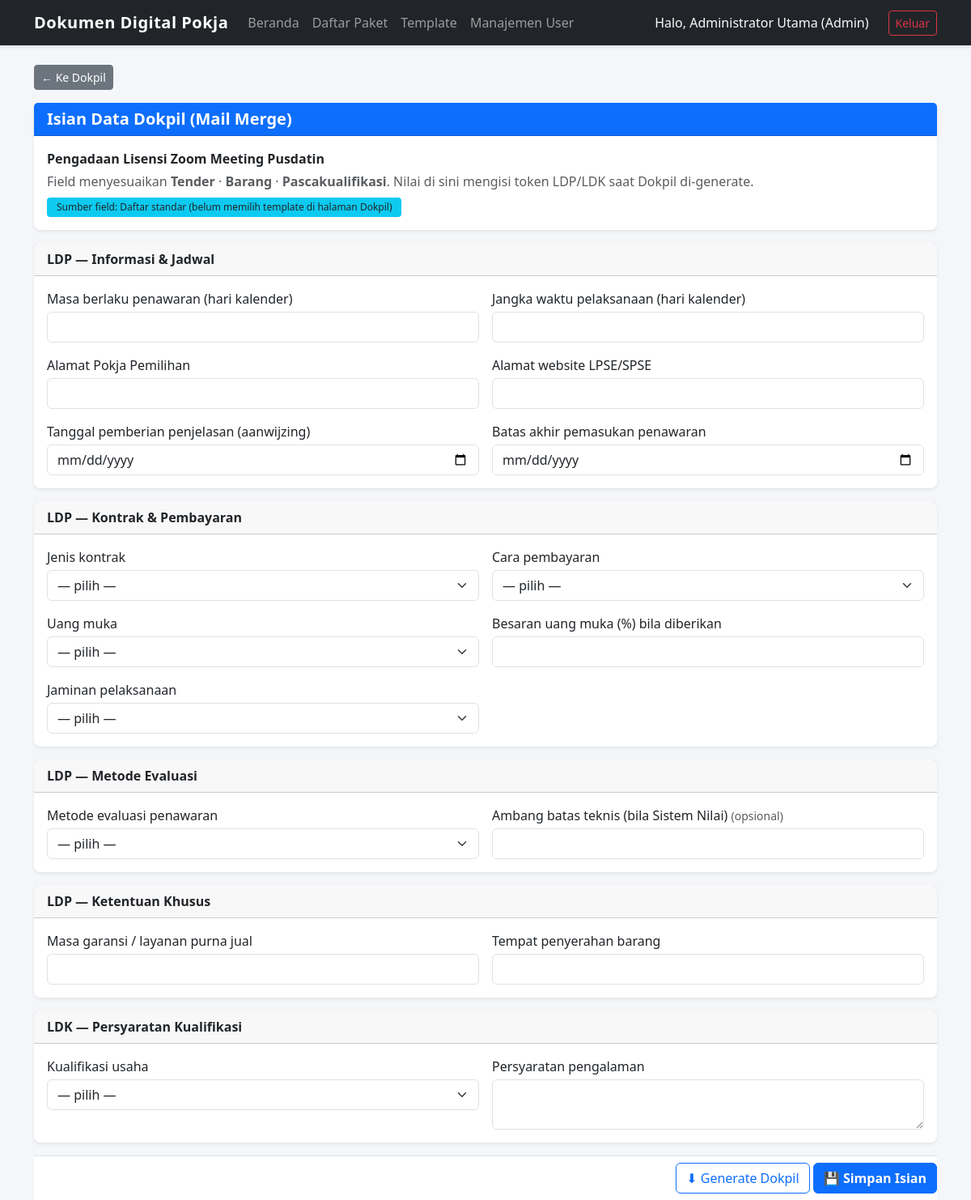
Page /reviu/1/isian (signed in) on the committed database.
### core/models.py (models this page shows, shortened)
class User(db.Model, UserMixin):
    __tablename__ = 'users'
    id = db.Column(db.Integer, primary_key=True)
    username = db.Column(db.String(50), unique=True, nullable=False)
    password_hash = db.Column(db.String(255), nullable=False)
    nama_lengkap = db.Column(db.String(100), nullable=False)
    peran = db.Column(db.String(255), default='Anggota Pokmil') # Bisa menyimpan "Admin, Pokmil"
    nama_pokmil = db.Column(db.String(50), nullable=True)
    is_ketua_pokmil = db.Column(db.Boolean, default=False)
    last_login = db.Column(db.DateTime, nullable=True)

class Paket(db.Model):
    __tablename__ = 'paket'
    id = db.Column(db.Integer, primary_key=True)
    nama_paket = db.Column(db.String(255), nullable=False)
    kode_paket = db.Column(db.String(50), unique=True, nullable=True)
    tahun_anggaran = db.Column(db.Integer, default=2026)
    unit_kerja = db.Column(db.String(255), nullable=False)
    nama_ppk = db.Column(db.String(100), nullable=False)
    nilai_hps = db.Column(db.Float, nullable=False)
    sumber_dana = db.Column(db.String(100), nullable=False)
    jenis_pengadaan = db.Column(db.String(50), nullable=False)
    metode_pemilihan = db.Column(db.String(50), nullable=False)
    metode_kualifikasi = db.Column(db.String(50), nullable=False)
    status_paket = db.Column(db.String(30), default='Draf')
    assigned_pokmil = db.Column(db.String(50), nullable=True)
    tanggal_buat = db.Column(db.DateTime, default=datetime.utcnow)
    delegated_at = db.Column(db.DateTime, nullable=True)
    deadline_reviu = db.Column(db.DateTime, nullable=True) # Untuk deteksi kendala/keterlambatan

### modules/reviu_dokpil/routes.py (the view, shortened to what this page needs)
@reviu_bp.route('/<int:paket_id>/isian', methods=['GET', 'POST'])
@login_required
def isian_dokpil(paket_id):
    paket = Paket.query.get_or_404(paket_id)
    if current_user.peran not in ['Admin', 'Katim'] and paket.assigned_pokmil != current_user.nama_pokmil:
        flash('Akses ditolak!', 'danger')
        return redirect(url_for('paket.daftar_paket'))
    terpilih = _template_terpilih(paket.id)
    if terpilih:
        grup_map = {}
        for k in json.loads(terpilih.fields_json or '[]'):
            g, lbl = label_dari_key(k)
            grup_map.setdefault(g, []).append({'key': k, 'label': lbl})
        grup = [{'judul': f"{terpilih.nama} — {g}", 'fields': fs} for g, fs in grup_map.items()]
        sumber = f'Template terkelola: {terpilih.nama}'
    else:
        grup = field_dokpil(paket)
        sumber = 'Daftar standar (belum memilih template di halaman Dokpil)'
    nilai = {d.field_key: d.field_value for d in
             DokpilData.query.filter_by(paket_id=paket.id).all() if d.field_key != TEMPLATE_KEY}
    return render_template('reviu/isian_dokpil.html', paket=paket, grup=grup,
                           nilai=nilai, sumber=sumber)

### app.py (called while the page is built)
@login_manager.user_loader
def load_user(user_id):
    return db.session.get(User, int(user_id))

### helpers/dokpil_fields.py (called while the page is built)
def _f(key, label, tipe="text", opsi=None, ket=""):
    return {"key": key, "label": label, "tipe": tipe, "opsi": opsi or [], "ket": ket}

### modules/reviu_dokpil/routes.py (called while the page is built)
def _template_terpilih(paket_id):
    row = DokpilData.query.filter_by(paket_id=paket_id, field_key=TEMPLATE_KEY).first()
    if row and row.field_value:
        return TemplateDokpil.query.get(int(row.field_value))
    return None

### templates/reviu/isian_dokpil.html (shortened to what this page needs)
{% extends "base.html" %}
{% block content %}
<div class="mb-3">
    <a href="{{ url_for('reviu_dokpil.dokpil', paket_id=paket.id) }}" class="btn btn-sm btn-secondary">&larr; Ke Dokpil</a>
</div>
<div class="card shadow-sm mb-3 border-primary">
    <div class="card-header bg-primary text-white"><h5 class="mb-0 fw-bold">Isian Data Dokpil (Mail Merge)</h5></div>
    <div class="card-body">
        <strong>{{ paket.nama_paket }}</strong>
        <p class="text-muted mb-0 mt-1">Field menyesuaikan <b>{{ paket.metode_pemilihan }}</b> &middot; <b>{{ paket.jenis_pengadaan }}</b> &middot; <b>{{ paket.metode_kualifikasi }}</b>. Nilai di sini mengisi token LDP/LDK saat Dokpil di-generate.</p>
        <span class="badge bg-info text-dark mt-2">Sumber field: {{ sumber }}</span>
    </div>
</div>
<form method="POST">
    {% for g in grup %}
    <div class="card shadow-sm mb-3">
        <div class="card-header fw-bold">{{ g.judul }}</div>
        <div class="card-body row g-3">
            {% for f in g.fields %}
            <div class="col-md-6">
                <label class="form-label mb-1">{{ f.label }}{% if f.ket %} <small class="text-muted">({{ f.ket }})</small>{% endif %}</label>
                {% if f.tipe == 'select' %}
                <select name="{{ f.key }}" class="form-select">
                    <option value="">— pilih —</option>
                </select>
                {% elif f.tipe == 'textarea' %}
                <textarea name="{{ f.key }}" class="form-control" rows="2">{{ nilai.get(f.key, '') }}</textarea>
                {% elif f.tipe == 'number' %}
                <input type="number" step="any" name="{{ f.key }}" class="form-control" value="{{ nilai.get(f.key, '') }}">
                {% elif f.tipe == 'date' %}
                <input type="date" name="{{ f.key }}" class="form-control" value="{{ nilai.get(f.key, '') }}">
                {% else %}
                <input type="text" name="{{ f.key }}" class="form-control" value="{{ nilai.get(f.key, '') }}">
                {% endif %}
            </div>
            {% endfor %}
        </div>
    </div>
    {% endfor %}
    <div class="position-sticky bottom-0 bg-white border-top py-2 text-end">
        <a href="{{ url_for('reviu_dokpil.unduh_dokpil', paket_id=paket.id) }}" class="btn btn-outline-primary">⬇ Generate Dokpil</a>
        <button class="btn btn-primary fw-bold">💾 Simpan Isian</button>
    </div>
</form>
{% endblock %}

### templates/base.html (shortened to what this page needs)
<!DOCTYPE html>
<html lang="id">
<head>
    <link href="https://cdn.jsdelivr.net/npm/bootstrap@5.3.2/dist/css/bootstrap.min.css" rel="stylesheet">
    <link rel="stylesheet" href="{{ url_for('static', filename='css/gaya.css') }}">
</head>
<body>
    <nav class="navbar navbar-expand-lg navbar-dark bg-dark mb-4">
        <div class="container">
            <a class="navbar-brand" href="{{ url_for('beranda') }}">Dokumen Digital Pokja</a>
            <div class="collapse navbar-collapse" id="navbarNav">
                {% if current_user.is_authenticated %}
                <ul class="navbar-nav me-auto">
                    <li class="nav-item">
                        <a class="nav-link" href="{{ url_for('beranda') }}">Beranda</a>
                    </li>
                    <li class="nav-item">
                        <a class="nav-link" href="{{ url_for('paket.daftar_paket') }}">Daftar Paket</a>
                    </li>
                    {% if current_user.peran in ['Admin', 'Katim'] %}
                    <li class="nav-item">
                        <a class="nav-link" href="{{ url_for('template_dokpil.daftar') }}">Template</a>
                    </li>
                    {% endif %}
                    {% if current_user.peran == 'Admin' %}
                    <li class="nav-item">
                        <a class="nav-link" href="{{ url_for('auth.tambah_user') }}">Manajemen User</a>
                    </li>
                    {% endif %}
                </ul>
                <div class="navbar-nav">
                    <span class="nav-item nav-link text-light me-3">
                        Halo, {{ current_user.nama_lengkap }} ({{ current_user.peran }})
                    </span>
                    <a class="btn btn-outline-danger btn-sm my-auto" href="{{ url_for('auth.logout') }}">Keluar</a>
                </div>
                {% endif %}
            </div>
        </div>
    </nav>
    <div class="container">
        {% block content %}{% endblock %}
    </div>
</body>
</html>

### static/css/gaya.css (style rules this page uses)
body { background-color: #f4f6f9; font-family: 'Segoe UI', Tahoma, Geneva, Verdana, sans-serif; color: #333; }
.navbar { box-shadow: 0 2px 4px rgba(0,0,0,0.1); }
.navbar-brand { font-weight: 700; letter-spacing: 0.5px; }
.card { border: none; border-radius: 8px; }
.card-header { font-weight: 600; }
.badge { padding: 6px 12px; font-weight: 500; border-radius: 4px; }

### rows in the picture
User: nama_lengkap "Administrator Utama", peran "Admin"
Paket: nama_paket "Pengadaan Lisensi Zoom Meeting Pusdatin", metode_pemilihan "Tender", jenis_pengadaan "Barang", metode_kualifikasi "Pascakualifikasi"

### other values in the picture
{{ sumber }} "Daftar standar (belum memilih template di halaman Dokpil)"
{{ g.judul }} "LDP — Informasi & Jadwal" "LDP — Kontrak & Pembayaran" "LDP — Metode Evaluasi" "LDP — Ketentuan Khusus" "LDK — Persyaratan Kualifikasi"
{{ f.label }} "Masa berlaku penawaran (hari kalender)" "Jangka waktu pelaksanaan (hari kalender)" "Alamat Pokja Pemilihan" "Alamat website LPSE/SPSE" "Tanggal pemberian penjelasan (aanwijzing)" "Batas akhir pemasukan penawaran" "Jenis kontrak" "Cara pembayaran" "Uang muka" "Besaran uang muka (%) bila diberikan" "Jaminan pelaksanaan" "Metode evaluasi penawaran" "Ambang batas teknis (bila Sistem Nilai)" "Masa garansi / layanan purna jual" "Tempat penyerahan barang" "Kualifikasi usaha" "Persyaratan pengalaman"
{{ f.ket }} "opsional"
